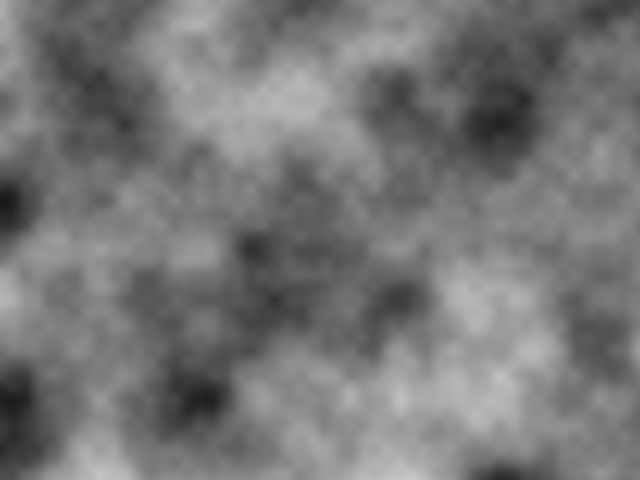
Frame 1 (no input)
Frame 60 (no input): identical to frame 1, image omitted
Frame 120 (the mouse pressed at the canvas centre since frame 60): identical to frame 1, image omitted

The p5.js sketch that drew this single still picture (run headless with seeded random() and noise() and a simulated clock; from frame 60 on, the mouse is pressed at the canvas centre):

// p5.js sketch
// ── sketch.js
var slider;

function setup() {
	createCanvas(640, 480);
	pixelDensity(1);

	slider = createSlider(0, 0.2, 0.01, 0.001);
}

function draw() {
	var inc = slider.value();

	loadPixels();

	var yoff = 0;
	for(var y = 0; y < height; y++) {
		var xoff = 0;

		for(var x = 0; x < width; x++) {
			var index = (x + y * width) * 4;
			var r = noise(xoff, yoff) * 255;
			//var g = noise(xoff + 10000, yoff + 10000) * 255;
			//var b = noise(xoff + 1000000, yoff + 1000000) * 255;

			pixels[index + 0] = r;
			pixels[index + 1] = r;
			pixels[index + 2] = r;
			pixels[index + 3] = 255;

			xoff += inc;
		}

		yoff += inc;
	}

	updatePixels();
}
